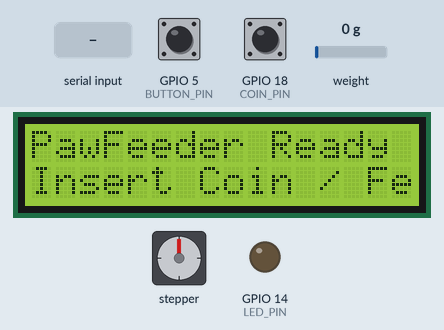
This sketch was run on a simulated ESP32. On the bench: stepper motor, 16×2 character LCD, output pins drawn as LEDs (lit = HIGH). Wiring (inferred from the names in the program): stepper motor (200 steps per turn assumed): coils GPIO 23, GPIO 22, GPIO 19, GPIO 21. Inputs (shaded band) come from the test bench; at power-on: GPIO 18 (COIN_PIN) HIGH, weight on the scale 0 g, GPIO 5 (BUTTON_PIN) HIGH. WiFi joins after 1.5 s; servers stay silent unless stated; uploads are accepted with an empty reply; pins used as bus, display or sensor lines are not drawn; what the sketch prints to the serial monitor is not drawn.

Above: at 8.5 s.
8.6 s: GPIO 18 (COIN_PIN) pulled LOW for 1.15 s
At 10.8 s:
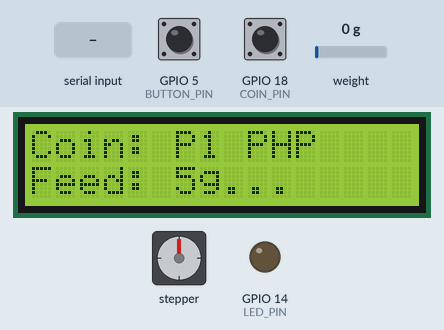
13.9 s: weight on the scale set to 3 g
At 14.36 s:
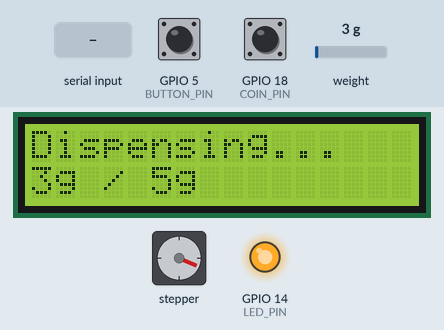
16.0 s: weight on the scale set to 6 g
At 19.0 s:
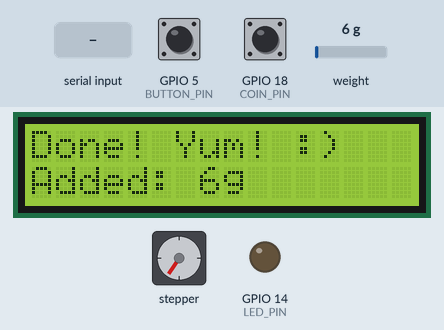
20.1 s: "t\n" received over Serial
At 24.1 s:
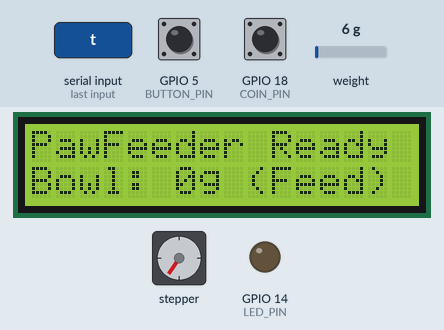
24.2 s: "c90\n" received over Serial
At 28.2 s:
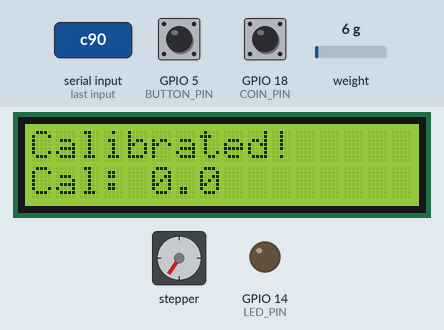
28.3 s: GPIO 5 (BUTTON_PIN) pulled LOW for 3.2 s
At 30.6 s:
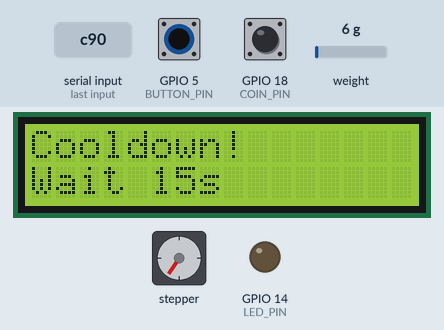
Timing chart, 0 to 32.1 s (numbered marks = the images above; inputs shaded):
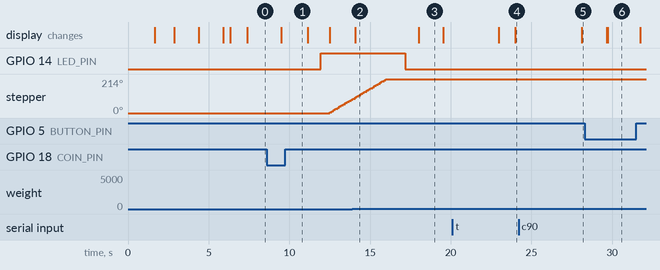

Measured:
- the behaviour switches between 4 and 5 g on weight on the scale (found by bisection; images 2 and 3)
- after the input at 8.6 s, GPIO 14 (LED_PIN): LOW → HIGH after 3.3 s; stepper: keeps turning clockwise at about 63°/s, starting after 3.9 s; the display: changes after 0.91 s (image 1)
- after the input at 13.9 s, the display: changes after 0.17 s (image 2)
- after the input at 16.0 s, GPIO 14 (LED_PIN): HIGH → LOW after 1.2 s; stepper: goes on until 16.1 s, then stays 213°; the display: changes after 2.0 s (image 3)
- after the input at 20.1 s, the display: first changes after 2.9 s (image 4 shows a later state)
- after the input at 24.2 s, the display: changes after 3.9 s (image 5)
- after the input at 28.3 s, the display: first differs from a run without the input after 1.4 s (image 6)

The sketch:

control_esp32.ino
```cpp
// ============================================================
//  PawFeeder — Control ESP32 Firmware
//  NEMA Stepper (L298N) + Allan 1239 ProMax Coin Slot + HX711 Scale
//  Closed-Loop Weight Dispense + WiFiManager + Firebase (No Buzzer)
//  Board: ESP32 Dev Module
// ============================================================
//
//  GPIO PIN MAP
//  ─────────────────────────────────────────────────────────
//  NEMA Stepper (L298N): IN1=23  IN2=22  IN3=19  IN4=21
//  Coin Slot (Allan):    COIN=18 (D18 - Interrupt)
//  Weight Scale (HX711): DT=25 (D25)  SCK=26 (D26)
//  LCD I2C:              SDA=32  SCL=33  (address 0x27)
//  Test Button:          GPIO 5  (INPUT_PULLUP)
//  Status LED:           GPIO 14
// ============================================================

#include <Wire.h>
#include <LiquidCrystal_I2C.h>
#include <WiFi.h>
#include <WiFiManager.h>        // tzapu/WiFiManager
#include <WiFiClientSecure.h>
#include <HTTPClient.h>
#include "HX711.h"

// ── Firebase DB URL ────────────────────────────────────────
#define FIREBASE_DB_URL "https://paw-feeder-faed3-default-rtdb.firebaseio.com"

// ── L298N Stepper Pins (NEMA Bipolar) ──────────────────────
#define IN1 23
#define IN2 22
#define IN3 19
#define IN4 21

// ── Button & Status LED ────────────────────────────────────
#define BUTTON_PIN 5
#define LED_PIN    14

// ── Allan Universal 1239 ProMax Coin Acceptor ──────────────
#define COIN_PIN 18  // Pin D18 on ESP32 (Interrupt)
volatile int coinPulseCount = 0;
volatile unsigned long lastPulseTime = 0;
volatile unsigned long lastCoinInterruptTime = 0;
volatile bool dispensing = false;
int totalCollectedPhp = 0;

void IRAM_ATTR coinInterrupt() {
  unsigned long now = millis();
  // Filter out electrical spikes: real coin pulses are > 40ms apart and hold pin LOW
  if (!dispensing && (now - lastCoinInterruptTime > 40)) {
    if (digitalRead(COIN_PIN) == LOW) {
      coinPulseCount++;
      lastPulseTime = now;
      lastCoinInterruptTime = now;
    }
  }
}

// ── Weight Scale (HX711) ───────────────────────────────────
#define HX711_DOUT_PIN 25  // Pin D25 on ESP32
#define HX711_SCK_PIN  26  // Pin D26 on ESP32
HX711 scale;
float calibrationFactor = 420.0; // Adjust after calibration
float currentWeightGrams = 0.0;

// ── LCD ────────────────────────────────────────────────────
LiquidCrystal_I2C lcd(0x27, 16, 2);

// ── Bipolar NEMA Stepping Configuration (Fast & Smooth Continuous Rotation) ──
int stepDelayUs = 1200; // Microseconds per half-step (1000-1400us gives fast 180+ RPM continuous torque)
int sequence[8][4] = {
  {1, 0, 0, 0},
  {1, 0, 1, 0},
  {0, 0, 1, 0},
  {0, 1, 1, 0},
  {0, 1, 0, 0},
  {0, 1, 0, 1},
  {0, 0, 0, 1},
  {1, 0, 0, 1}
};

// ── Cooldown ───────────────────────────────────────────────
#define COOLDOWN_MS 30000UL
unsigned long lastDispenseTime = 0;

// ── Timers ─────────────────────────────────────────────────
#define POLL_INTERVAL_MS      2000UL   // check Firebase every 2s
#define HEARTBEAT_INTERVAL_MS 10000UL
unsigned long lastPoll      = 0;
unsigned long lastHeartbeat = 0;

// ── Food Level & Bowl Weight ───────────────────────────────
float foodLevelPct = 75.0;

// ── WiFiClientSecure ───────────────────────────────────────
WiFiClientSecure wifiClient;

// ============================================================
//  LCD helper
// ============================================================
void lcdShow(const char* line1, const char* line2 = "") {
  lcd.clear();
  lcd.setCursor(0, 0); lcd.print(line1);
  lcd.setCursor(0, 1); lcd.print(line2);
}

// ============================================================
//  Firebase HTTP helpers
// ============================================================
bool fbSet(const char* path, String jsonValue) {
  HTTPClient http;
  String url = String(FIREBASE_DB_URL) + path + ".json";
  http.begin(wifiClient, url);
  http.addHeader("Content-Type", "application/json");
  int code = http.PUT(jsonValue);
  http.end();
  return (code == 200);
}

String fbGet(const char* path) {
  HTTPClient http;
  String url = String(FIREBASE_DB_URL) + path + ".json";
  http.begin(wifiClient, url);
  int code = http.GET();
  String payload = "";
  if (code == 200) payload = http.getString();
  http.end();
  return payload;
}

// Forward declarations
void stepperOff();
float readBowlWeight();
void triggerDispense(int grams, const char* source);
void dispenseUntilWeight(float targetGrams, float startWeight);

// ============================================================
//  SETUP
// ============================================================
void setup() {
  Serial.begin(115200);
  Serial.println("\n== PawFeeder Control ESP32 (NEMA L298N + Coin + Scale) ==");

  // Stepper Pins (L298N)
  pinMode(IN1, OUTPUT); pinMode(IN2, OUTPUT);
  pinMode(IN3, OUTPUT); pinMode(IN4, OUTPUT);
  stepperOff();

  // Button & Status LED (No Buzzer)
  pinMode(BUTTON_PIN, INPUT_PULLUP);
  pinMode(LED_PIN, OUTPUT);
  digitalWrite(LED_PIN, LOW);

  // ── Allan Universal 1239 ProMax Coin Acceptor ────────────
  pinMode(COIN_PIN, INPUT_PULLUP);
  attachInterrupt(digitalPinToInterrupt(COIN_PIN), coinInterrupt, FALLING);
  Serial.println("[Coin Slot] Allan 1239 ProMax active on Pin D18 ✓");

  // LCD
  Wire.begin(32, 33);
  lcd.init();
  lcd.backlight();
  lcdShow("PawFeeder", "Starting...");
  Serial.println("LCD OK");

  // ── Initialize HX711 Weight Scale (High-Accuracy) ────────
  lcdShow("Calibrating", "Weight Scale...");
  scale.begin(HX711_DOUT_PIN, HX711_SCK_PIN);

  unsigned long t0 = millis();
  while (!scale.is_ready() && millis() - t0 < 3000) delay(50);

  if (scale.is_ready()) {
    scale.set_scale(calibrationFactor);
    Serial.println("[Scale] Keep scale EMPTY... taring (15 samples)");
    scale.tare(15); // Average 15 readings for precision zero
    Serial.println("[Scale] Ready! Weight = 0.0 g ✓");
    lcdShow("Scale Ready!", "Tared to 0.0g");
  } else {
    Serial.println("[Scale] HX711 NOT FOUND — check DOUT=25, SCK=26, VCC, GND");
    lcdShow("Scale Warn", "Check D25/D26");
  }
  delay(1200);

  // ── Hold button on boot → reset saved WiFi ────────────────
  if (digitalRead(BUTTON_PIN) == LOW) {
    lcdShow("Hold 3s to", "reset WiFi...");
    unsigned long holdStart = millis();
    while (digitalRead(BUTTON_PIN) == LOW) {
      if (millis() - holdStart >= 3000) {
        WiFiManager wm;
        wm.resetSettings();
        lcdShow("WiFi cleared!", "Restarting...");
        Serial.println("[WiFi] Settings cleared!");
        delay(1500);
        ESP.restart();
      }
    }
  }

  // ── WiFiManager ───────────────────────────────────────────
  WiFiManager wm;
  wm.setConnectTimeout(20);
  wm.setConfigPortalTimeout(120);

  wm.setAPCallback([](WiFiManager* wm) {
    lcdShow("Connect phone:", "PawFeeder-Setup");
    Serial.println("[WiFi] Portal open — join: PawFeeder-Setup pw: pawfeeder123");
    Serial.println("[WiFi] Then open 192.168.4.1 in your browser");
  });

  lcdShow("Connecting", "WiFi...");
  bool connected = wm.autoConnect("PawFeeder-Setup", "pawfeeder123");

  if (!connected) {
    Serial.println("[WiFi] Timeout — restarting");
    lcdShow("WiFi timeout", "Restarting...");
    delay(2000);
    ESP.restart();
  }

  Serial.printf("\nWiFi OK — IP: %s\n", WiFi.localIP().toString().c_str());
  lcdShow("WiFi OK!", WiFi.localIP().toString().c_str());
  delay(1500);

  // Skip SSL verification for simple REST IoT
  wifiClient.setInsecure();

  // Push initial status to Firebase
  lcdShow("Firebase...", "Connecting");
  bool ok = fbSet("/feeder/unit001/status/online",   "true")
          & fbSet("/feeder/unit001/status/food_level_pct", "75.0");

  if (ok) {
    Serial.println("[Firebase] Initial write OK ✓");
    lcdShow("Firebase OK!", "All systems go");
  } else {
    Serial.println("[Firebase] Write failed — check DB URL");
    lcdShow("Firebase WARN", "Check Serial");
  }

  delay(1000);

  // ── Flush all bootup and WiFi radio transients before starting main loop ──
  noInterrupts();
  coinPulseCount = 0;
  lastPulseTime = 0;
  lastCoinInterruptTime = millis();
  interrupts();

  lcdShow("PawFeeder Ready", "Insert Coin / Feed");
  Serial.println("Setup complete! Feeder is idle and ready for coins.");
}

// ============================================================
//  LOOP
// ============================================================
void loop() {
  unsigned long now = millis();

  // ── Serial Monitor Commands (Live Calibration & Tare) ──
  if (Serial.available()) {
    String cmd = Serial.readStringUntil('\n');
    cmd.trim();
    if (cmd == "t") {
      scale.tare(15);
      Serial.println(">> [Scale] Re-zeroed to 0.0 g");
      lcdShow("Scale Tared!", "0.0g");
      delay(1000);
      lcdShow("PawFeeder Ready", "Bowl: 0g (Feed)");
    } else if (cmd.charAt(0) == 'c') {
      float known = cmd.substring(1).toFloat();
      if (known > 0) {
        scale.set_scale(1.0);
        float raw = scale.get_value(20);
        calibrationFactor = raw / known;
        scale.set_scale(calibrationFactor);
        Serial.printf(">> [Scale] Calibrated! float calibrationFactor = %.2f;\n", calibrationFactor);
        char calBuf[16]; snprintf(calBuf, sizeof(calBuf), "Cal: %.1f", calibrationFactor);
        lcdShow("Calibrated!", calBuf);
        delay(1500);
        lcdShow("PawFeeder Ready", "Bowl: 0g (Feed)");
      } else {
        Serial.println(">> Usage: c500  (known weight in grams)");
      }
    }
  }

  // ── Coin Acceptor Processing (Allan 1239 ProMax) ───────────
  // Scheme: P10 -> 50g, P30 -> 150g, P50 -> 250g, P70 -> 350g, P90 -> 450g (5g per 1 PHP)
  // Shows live accumulated PHP while user is inserting coins, then dispenses once idle for 2.5s.
  static int lastDisplayedPulses = 0;
  if (!dispensing && coinPulseCount > 0) {
    if (coinPulseCount != lastDisplayedPulses) {
      lastDisplayedPulses = coinPulseCount;
      char coinStr[16]; snprintf(coinStr, sizeof(coinStr), "Coin: P%d PHP", coinPulseCount);
      char feedStr[16]; snprintf(feedStr, sizeof(feedStr), "Feed: %dg...", coinPulseCount * 5);
      lcdShow(coinStr, feedStr);
    }

    if (now - lastPulseTime > 2500) {
      int pulses = 0;
      noInterrupts();
      pulses = coinPulseCount;
      coinPulseCount = 0;
      lastDisplayedPulses = 0;
      interrupts();

      if (pulses > 0) {
        int phpValue = pulses;        // 1 pulse = 1 PHP directly from coin slot
        int foodGrams = phpValue * 5;  // 5g per 1 PHP
        totalCollectedPhp += phpValue;

        Serial.printf("\n[COIN ACCEPTED] P%d inserted! -> Dispensing %dg food (Total Collected: P%d)\n",
                      phpValue, foodGrams, totalCollectedPhp);

        char coinBuf[16]; snprintf(coinBuf, sizeof(coinBuf), "Coin: +P%d PHP", phpValue);
        char foodBuf[16]; snprintf(foodBuf, sizeof(foodBuf), "Feed: %dg", foodGrams);
        lcdShow(coinBuf, foodBuf);
        delay(800);

        // Trigger closed-loop weight dispense (stops only when target grams reached)
        triggerDispense(foodGrams, "coin_slot");

        // Update total collected in Firebase
        fbSet("/feeder/unit001/status/total_collected_php", String(totalCollectedPhp));
        String coinEvent = "{\"php\":" + String(phpValue) + ",\"grams\":" + String(foodGrams) + "}";
        fbSet("/feeder/unit001/event/last_coin", coinEvent);
      }
    }
  }

  // ── Physical button ───────────────────────────────────────
  static bool lastBtn = HIGH;
  bool curBtn = digitalRead(BUTTON_PIN);
  if (lastBtn == HIGH && curBtn == LOW) {
    delay(50);
    if (digitalRead(BUTTON_PIN) == LOW) {
      bool cooledDown = (lastDispenseTime == 0) ||
                        (now - lastDispenseTime >= COOLDOWN_MS);
      if (!dispensing && cooledDown) {
        triggerDispense(50, "button");
      } else if (!cooledDown) {
        unsigned long rem = (COOLDOWN_MS - (now - lastDispenseTime)) / 1000;
        char buf[16]; snprintf(buf, sizeof(buf), "Wait %lus", rem);
        lcdShow("Cooldown!", buf);
        delay(2000);
        lcdShow("PawFeeder Ready", "Btn=Test feed");
      }
    }
  }
  lastBtn = curBtn;

  // ── Poll Firebase for commands ────────────────────────────
  if (now - lastPoll >= POLL_INTERVAL_MS) {
    lastPoll = now;

    // 1. Remote WiFi reset
    String resetWifi = fbGet("/feeder/unit001/cmd/reset_wifi");
    resetWifi.trim();
    if (resetWifi == "true") {
      fbSet("/feeder/unit001/cmd/reset_wifi", "false");
      Serial.println("[CMD] Remote WiFi reset triggered!");
      lcdShow("WiFi Reset!", "Setup mode...");
      delay(2000);
      WiFiManager wm;
      wm.resetSettings();
      ESP.restart();
    }

    // 2. Remote Scale Tare command
    String tareCmd = fbGet("/feeder/unit001/cmd/tare");
    tareCmd.trim();
    if (tareCmd == "true") {
      fbSet("/feeder/unit001/cmd/tare", "false");
      if (scale.is_ready()) {
        scale.tare(15);
        Serial.println("[CMD] Remote tare scale executed ✓");
        lcdShow("Scale Tared!", "0.0g");
        delay(1200);
        lcdShow("PawFeeder Ready", "Bowl: 0g (Feed)");
      }
    }

    // 3. Remote Dispense command
    String active = fbGet("/feeder/unit001/cmd/dispense/active");
    active.trim();

    if (active == "true") {
      String gramsStr = fbGet("/feeder/unit001/cmd/dispense/grams");
      int grams = gramsStr.toInt();
      if (grams <= 0) grams = 50;

      bool cooledDown = (lastDispenseTime == 0) ||
                        (millis() - lastDispenseTime >= COOLDOWN_MS);

      if (!dispensing && cooledDown) {
        Serial.printf("[Firebase] Remote dispense requested: %dg\n", grams);
        fbSet("/feeder/unit001/cmd/dispense/active", "false");
        triggerDispense(grams, "remote");
      } else {
        fbSet("/feeder/unit001/cmd/dispense/active", "false");
        Serial.println("[Firebase] Cooldown active — ignored.");
      }
    }
  }

  // ── Fast Weight Sync to Firebase (Triggers immediately on change >= 0.5g) ──
  static unsigned long lastWeightPoll = 0;
  static float lastSyncedWeight = -999.0;
  if (!dispensing && now - lastWeightPoll >= 500) {
    lastWeightPoll = now;
    float currentWeight = readBowlWeight();

    if (fabs(currentWeight - lastSyncedWeight) >= 0.5 || now - lastHeartbeat >= 4000) {
      lastSyncedWeight = currentWeight;
      lastHeartbeat = now;
      fbSet("/feeder/unit001/status/bowl_weight_g", String(currentWeight, 1));
      fbSet("/feeder/unit001/status/food_level_pct", String(foodLevelPct, 1));
      fbSet("/feeder/unit001/status/online", "true");
      fbSet("/feeder/unit001/status/uptime_s", String((int)(millis() / 1000)));
      fbSet("/feeder/unit001/status/rssi", String(WiFi.RSSI()));

      Serial.printf("[Scale Sync] Weight: %8.1f g (Synced to Web App)\n", currentWeight);
    }
  }
}

// ============================================================
//  Weight Scale Helper (High-Precision 5-Sample Filter)
// ============================================================
float readBowlWeight() {
  if (scale.is_ready()) {
    float w = scale.get_units(5); // 5-sample precision average
    if (fabs(w) < 0.3) w = 0.0;   // Noise deadband
    currentWeightGrams = w;
  }
  return currentWeightGrams;
}

// ============================================================
//  Dispense (Closed-Loop Weight Control)
// ============================================================
void triggerDispense(int grams, const char* source) {
  dispensing = true;
  lastDispenseTime = millis();
  digitalWrite(LED_PIN, HIGH);

  // 1. Physically detach coin interrupt so motor EMI noise cannot trigger extra cycles
  detachInterrupt(digitalPinToInterrupt(COIN_PIN));

  float weightBefore = readBowlWeight();

  char buf[16]; snprintf(buf, sizeof(buf), "Target: %dg", grams);
  lcdShow(strcmp(source, "remote") == 0 ? "Remote Feed!" :
          strcmp(source, "coin_slot") == 0 ? "Coin Feed!" : "Dispensing...", buf);
  Serial.printf("\n[Dispense] Target: %dg from %s (Bowl Before: %.1fg)\n", grams, source, weightBefore);

  // 2. Closed-loop: motor turns and stops the exact instant target weight is reached
  dispenseUntilWeight((float)grams, weightBefore);

  // 3. Guarantee motor is dead-stopped
  stepperOff();

  delay(600); // Allow dropped food to settle
  float weightAfter = readBowlWeight();
  float actualDispensed = weightAfter - weightBefore;
  if (actualDispensed < 0.0) actualDispensed = 0.0;

  foodLevelPct -= (actualDispensed * 0.5f);
  if (foodLevelPct < 0) foodLevelPct = 0;

  digitalWrite(LED_PIN, LOW);

  // Log to Firebase
  fbSet("/feeder/unit001/status/food_level_pct", String(foodLevelPct, 1));
  fbSet("/feeder/unit001/status/bowl_weight_g",  String(weightAfter, 1));
  fbSet("/feeder/unit001/status/cooldown_until",
        String((int)((millis() + COOLDOWN_MS) / 1000)));

  // Log last dispense event as JSON
  String event = "{\"target_g\":" + String(grams) +
                 ",\"actual_g\":" + String(actualDispensed, 1) +
                 ",\"bowl_g\":" + String(weightAfter, 1) +
                 ",\"source\":\"" + String(source) + "\"}";
  fbSet("/feeder/unit001/event/last_dispense", event);

  Serial.printf("[Dispense] Complete! Added: %.1fg | Total Bowl: %.1fg\n\n", actualDispensed, weightAfter);
  char doneBuf[16]; snprintf(doneBuf, sizeof(doneBuf), "Added: %.0fg", actualDispensed);
  lcdShow("Done! Yum! :)", doneBuf);
  delay(1500);

  char idleBuf[16]; snprintf(idleBuf, sizeof(idleBuf), "Bowl: %.0fg (Feed)", weightAfter);
  lcdShow("PawFeeder Ready", idleBuf);

  // 4. Flush any residual noise and re-enable coin interrupt for the next coin
  noInterrupts();
  coinPulseCount = 0;
  lastPulseTime = 0;
  lastCoinInterruptTime = millis();
  interrupts();
  attachInterrupt(digitalPinToInterrupt(COIN_PIN), coinInterrupt, FALLING);

  dispensing = false;
  Serial.println("[Feeder Ready] Waiting for next coin...\n");
}

// ============================================================
//  Closed-Loop Stepper Dispense (NEMA via L298N)
//  High-Speed Continuous Rotation without stuttering pauses
//  Rotates motor continuously until (currentWeight - startWeight) >= targetGrams
// ============================================================
void dispenseUntilWeight(float targetGrams, float startWeight) {
  unsigned long startTime = millis();
  const unsigned long MAX_DISPENSE_TIME_MS = 25000UL; // 25s safety timeout

  float currentWeight = startWeight;
  float dispensedSoFar = 0.0;
  int stepIndex = 0;
  unsigned long lastLcdUpdate = 0;
  unsigned long lastScaleCheck = 0;

  Serial.printf("[Dispense Start] Target: %.1fg (Starting Bowl Weight: %.1fg)\n", targetGrams, startWeight);

  // Initial LCD display
  char initialBuf[16];
  snprintf(initialBuf, sizeof(initialBuf), "0g / %.0fg", targetGrams);
  lcdShow("Dispensing...", initialBuf);

  // ── High-Speed Continuous Rotation Loop ───────────────────
  while (true) {
    // 1. Fire single microsecond step
    digitalWrite(IN1, sequence[stepIndex][0]);
    digitalWrite(IN2, sequence[stepIndex][1]);
    digitalWrite(IN3, sequence[stepIndex][2]);
    digitalWrite(IN4, sequence[stepIndex][3]);
    delayMicroseconds(stepDelayUs);

    stepIndex = (stepIndex + 1) % 8;

    // 2. Periodic checks every 32 steps (~38ms) to maintain continuous speed
    if (stepIndex == 0) {
      unsigned long now = millis();

      // Read scale non-blockingly without halting motor
      if (now - lastScaleCheck >= 40) {
        lastScaleCheck = now;
        if (scale.is_ready()) {
          float w = scale.get_units(1); // Ultra-fast 1-sample read
          if (fabs(w) < 0.3) w = 0.0;
          currentWeight = w;
          dispensedSoFar = currentWeight - startWeight;
          if (dispensedSoFar < 0.0) dispensedSoFar = 0.0;
        }
      }

      // 3. Update LCD periodically (every 350ms) without I2C motor stalling
      if (now - lastLcdUpdate >= 350) {
        lastLcdUpdate = now;
        char liveBuf[16];
        snprintf(liveBuf, sizeof(liveBuf), "%.0fg / %.0fg", dispensedSoFar, targetGrams);
        lcd.setCursor(0, 0); lcd.print("Dispensing...   ");
        lcd.setCursor(0, 1); lcd.print(liveBuf);
        for (int k = strlen(liveBuf); k < 16; k++) lcd.print(" ");

        Serial.printf("  [Dispensing] Added: %.1fg / %.0fg (Bowl: %.1fg)\n",
                      dispensedSoFar, targetGrams, currentWeight);
      }

      // 4. STOP CONDITION: Target weight reached!
      if (dispensedSoFar >= targetGrams) {
        Serial.printf("  ✓ Target weight reached! Added: %.1fg (Stopping motor)\n", dispensedSoFar);
        break;
      }

      // 5. SAFETY TIMEOUT: Container empty or mechanical jam protection
      if (now - startTime > MAX_DISPENSE_TIME_MS) {
        Serial.println("  ⚠️ Safety timeout reached! Stopping NEMA motor to prevent burnout.");
        lcdShow("Hopper Empty?", "Check Food");
        delay(1500);
        break;
      }
    }
  }

  stepperOff();
  Serial.println("  NEMA motor stopped and L298N coils powered off (cold idle).");
}

void stepperOff() {
  digitalWrite(IN1, LOW);
  digitalWrite(IN2, LOW);
  digitalWrite(IN3, LOW);
  digitalWrite(IN4, LOW);
}
```
